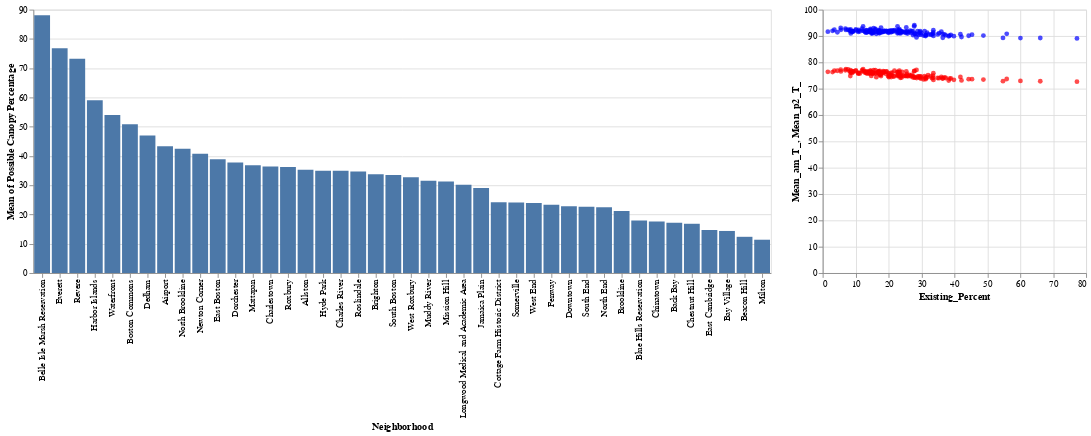

Notebook source saved alongside this figure:
### Code cell
## Possible Percentage
bar3 | scatter

### Figure 1 — Vega-Lite specification as saved in the notebook (floating-point values rounded to 4 significant figures; data arrays with more than 128 entries replaced by an {"elided": "..."} marker saying what was removed)
{"config": {"view": {"continuousWidth": 300, "continuousHeight": 300}}, "hconcat": [{"data": {"name": "data-b72653d6dfee9f38e82f0b4729517090"}, "mark": {"type": "bar"}, "encoding": {"x": {"field": "Neighborhood", "sort": "-y", "type": "nominal"}, "y": {"aggregate": "mean", "field": "Possible Canopy Percentage", "type": "quantitative"}}}, {"layer": [{"mark": {"type": "point", "color": "red", "filled": true}, "encoding": {"x": {"field": "Existing_Percent", "type": "quantitative"}, "y": {"field": "Mean_am_T_", "type": "quantitative"}}}, {"mark": {"type": "point", "color": "blue", "filled": true}, "encoding": {"x": {"field": "Existing_Percent", "type": "quantitative"}, "y": {"field": "Mean_p2_T_", "type": "quantitative"}}}], "data": {"name": "data-83226b2f72cda86043cbe2f36de9a5e5"}}], "$schema": "https://vega.github.io/schema/vega-lite/v5.8.0.json", "datasets": {"data-b72653d6dfee9f38e82f0b4729517090": {"elided": "205 records"}, "data-83226b2f72cda86043cbe2f36de9a5e5": {"elided": "160 records"}}}
